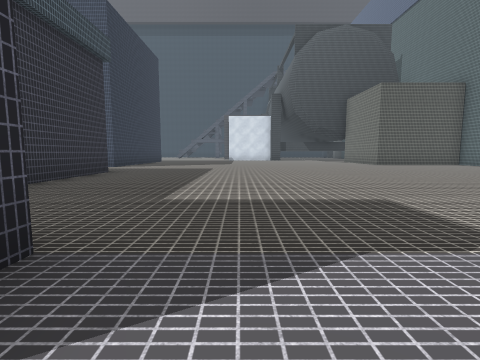
view 1 (above)

24 first-person views from a walk through a 3-D level made in the Unity game engine. The camera is 1.5 m above the floor, tilts 6° down and sees 85° across. The floor is counted in squares, 2 m on a side. Each view is taken from the middle of a square. On the plan, view 1 faces up. The plan holds only what a view shows up to about 9 squares ahead; the rest is blank. The place goes on beyond the plan. The player character is not drawn. Some animated figures are not drawn. Surface patterns are stand-ins for the level's own textures.

view 2
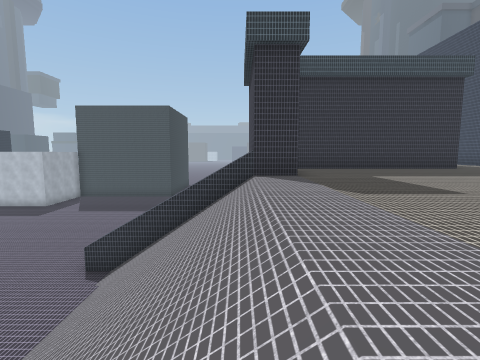

view 3
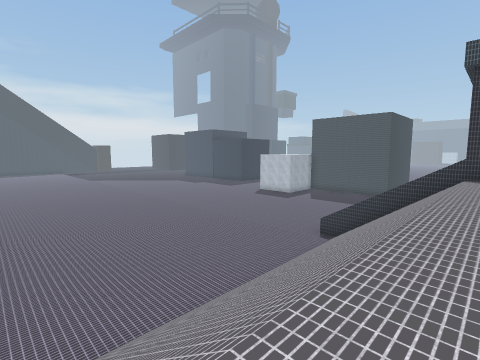

view 4
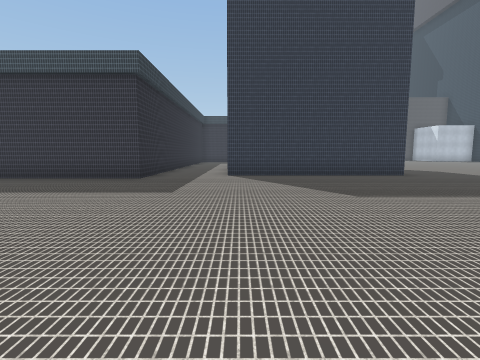

view 5
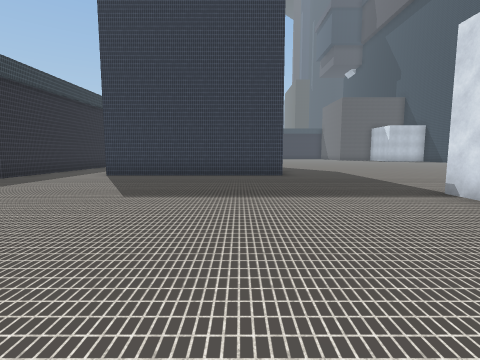

view 6
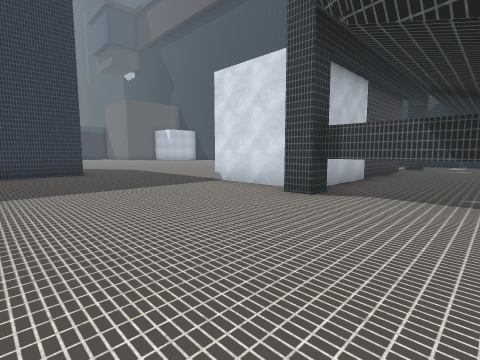

view 7
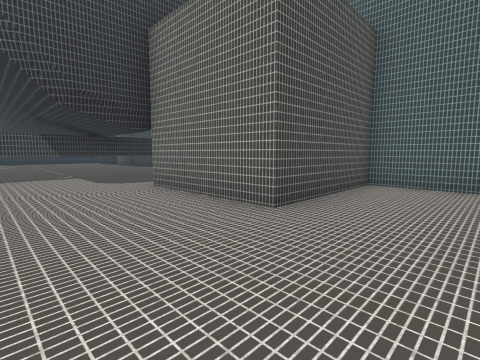

view 8
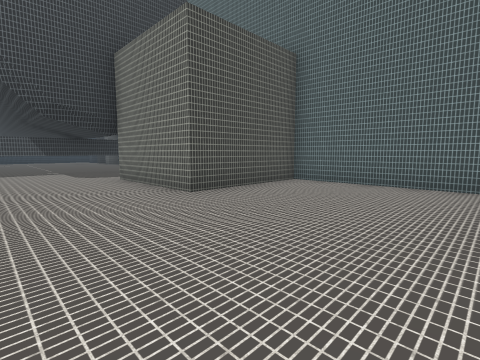

view 9
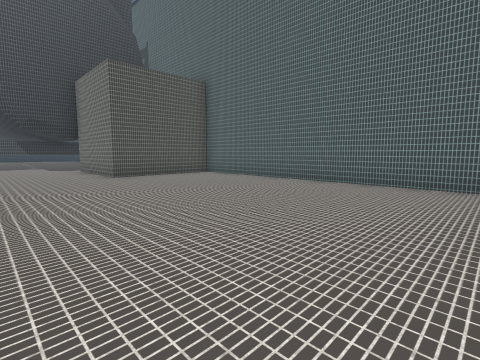

view 10
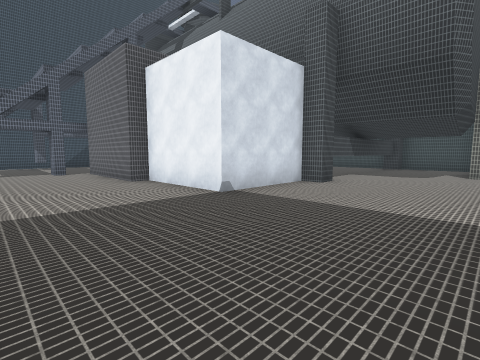

view 11
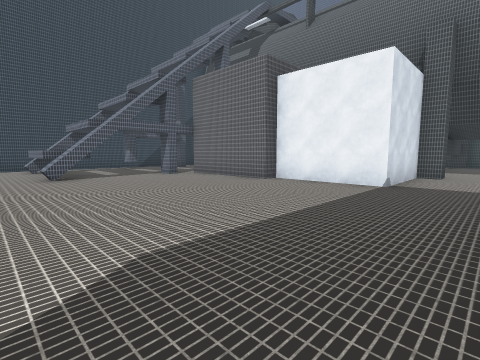

view 12
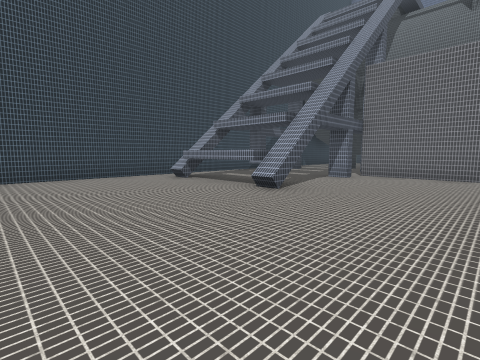

view 13
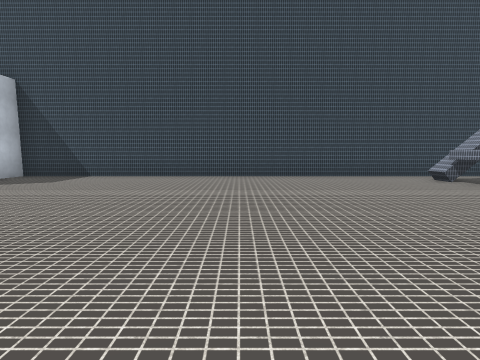

view 14
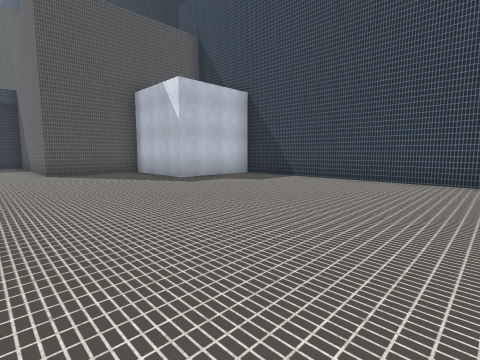

view 15
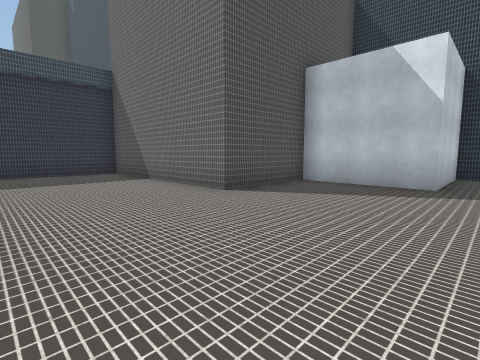

view 16
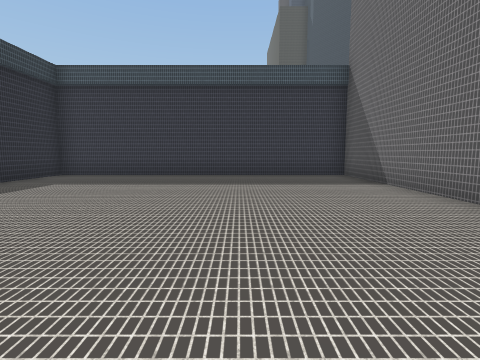

view 17
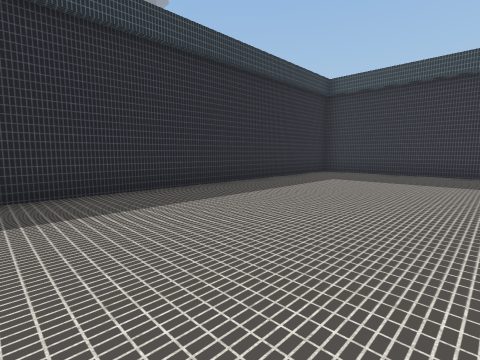

view 18
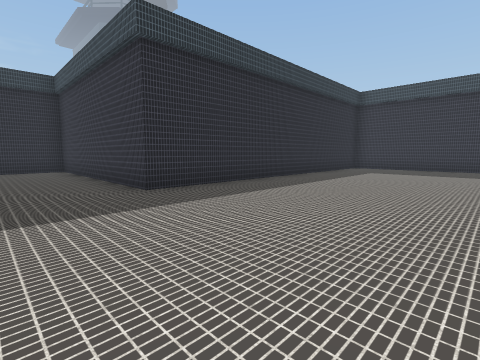

view 19
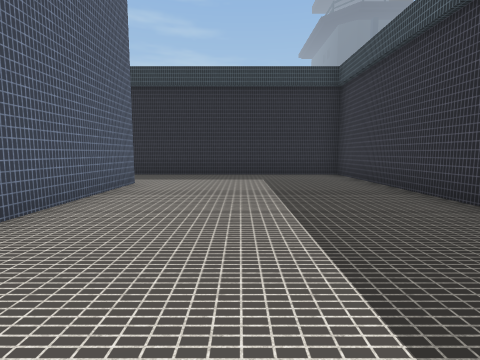

view 20
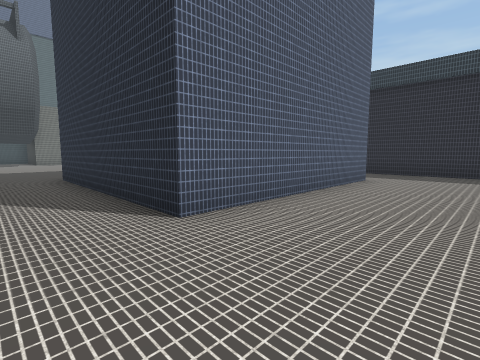

view 21
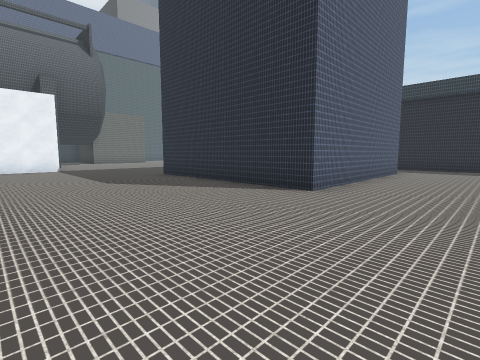

view 22
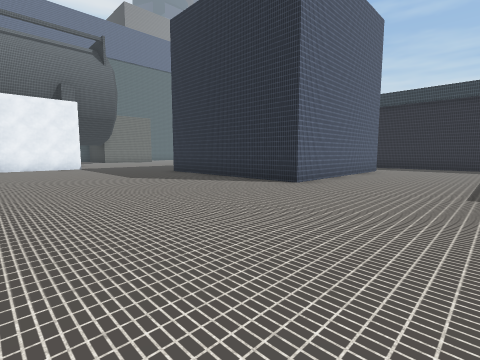

view 23
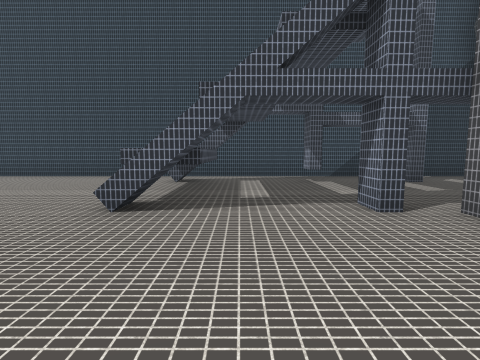

view 24
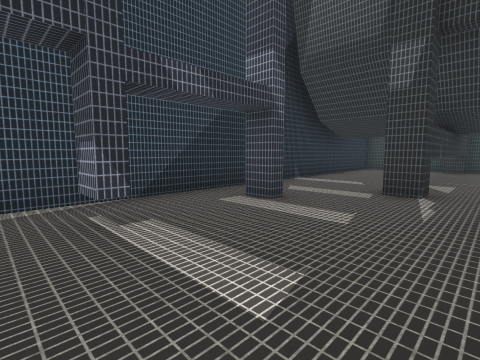

### Floor plan
Key: @ floor where view 1 was taken; # wall or solid block; . main floor; - floor 4.25 m lower than the main floor; _ floor 4.75 m lower than the main floor; / step, stairs or slope; = window, fence, low wall or low ledge; ^ raised ledge.
Columns run from 27 left of view 1 to 9 right of it. Each row starts with its distance up from view 1.
 30          #########################
 29          #.......................
 28          #...........//..#..#....
 27       ####............ ..........
 26       #............... .......#######
 25       #..............=/.......
 24 #######............... ..##
 23 #.........................#
 22 #.........................#
 21 #..........  .............##
 20 #..........  ..............#
 19 #..........................#
 18 #..........................########
 17 #..................................
 16 #.................................
 15 #................######...........
 14 ###########......#    #..........#
 13           #......#    #..........#
 12           #......#    #..........#
 11           #......#    #..........####
 10           #......#    #..............
  9           #.......    ...............
  8           #.......    ...............
  7           #########   ##.............
  6                        #.............
  5                        #.............
  4                        #.............
  3                        #.............
  2                        #.......
  1                           #.........
  0                          #^@///////
 -1                           ^////////
 -2                           #////////
 -3                           #/--------
 -4                          __/--------
 -5                        ____/--------
 -6                        ____  -------
 -7                        ___    ------
 -8                        __      -----

Positions as (right, up) in squares from view 1, and headings:
1: (0, 0), facing up
2: (5, 0), facing left
3: (8, 1), facing down-left
4: (4, 10), facing left
5: (4, 14), facing left
6: (5, 13), facing up-left
7: (3, 9), facing up-right
8: (3, 7), facing up-right
9: (3, 3), facing up-right
10: (-4, 14), facing up-right
11: (-7, 16), facing up-right
12: (-10, 21), facing up-right
13: (-11, 21), facing up
14: (-11, 22), facing up-left
15: (-17, 20), facing up-left
16: (-18, 20), facing left
17: (-17, 19), facing down-left
18: (-14, 19), facing down-left
19: (-13, 16), facing down
20: (-13, 17), facing down-right
21: (-13, 20), facing down-right
22: (-14, 21), facing down-right
23: (-4, 21), facing up
24: (-3, 25), facing up-right
